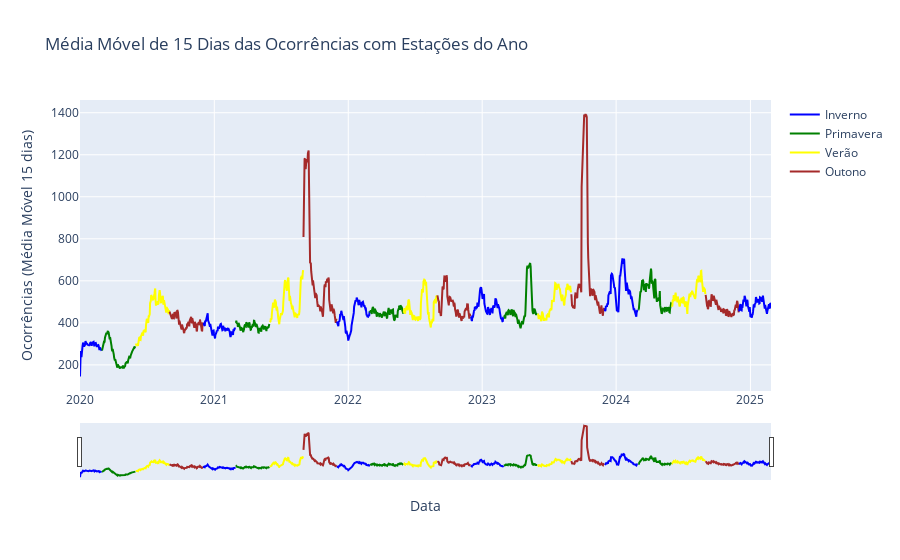

Here is the notebook cell this chart was saved with:
### Markdown cell above
#### Ocorrências de Agua/Esgoto

### Code cell
agua_esgoto_sazonal = agua_esgoto_temp_ocu.copy()
agua_esgoto_sazonal['created_date'] = pd.to_datetime(agua_esgoto_sazonal['created_date'], format='%m/%d/%Y %I:%M:%S %p')

# Agregar ocorrências por dia
daily_counts = (
    agua_esgoto_sazonal
    .groupby(agua_esgoto_sazonal['created_date'].dt.date)
    .size()
    .reset_index(name='count')
)
daily_counts['created_date'] = pd.to_datetime(daily_counts['created_date'], format='%m/%d/%Y %I:%M:%S %p')
daily_counts = daily_counts.sort_values('created_date')

# Calcular a média móvel de 15 dias
daily_counts['rolling_avg'] = daily_counts['count'].rolling(window=15, min_periods=1).mean()

# Adicionar coluna de estação
daily_counts['season'] = daily_counts['created_date'].apply(get_season)

# Para segmentar a linha de acordo com mudanças de estação, criamos um grupo que muda sempre que a estação muda
daily_counts['season_change'] = (daily_counts['season'] != daily_counts['season'].shift()).cumsum()

# Criar o gráfico interativo utilizando Plotly Graph Objects
fig = go.Figure()

# Para garantir que a legenda contenha apenas uma entrada por estação
legend_shown = {}

# Agrupar por segmentos contínuos de estação
for grp, subdf in daily_counts.groupby('season_change'):
    season = subdf['season'].iloc[0]
    # Mostrar legenda somente na primeira ocorrência de cada estação
    show_legend = False if season in legend_shown else True
    legend_shown[season] = True

    fig.add_trace(go.Scatter(
        x=subdf['created_date'],
        y=subdf['rolling_avg'],
        mode='lines',
        name=season,
        line=dict(color=season_colors[season]),
        showlegend=show_legend
    ))

# Atualizar layout do gráfico com range slider para navegação horizontal (por data)
fig.update_layout(
    title='Média Móvel de 15 Dias das Ocorrências com Estações do Ano',
    xaxis_title='Data',
    yaxis_title='Ocorrências (Média Móvel 15 dias)',
    xaxis=dict(
        rangeslider_visible=True,
        type='date'
    )
)

fig.show()
